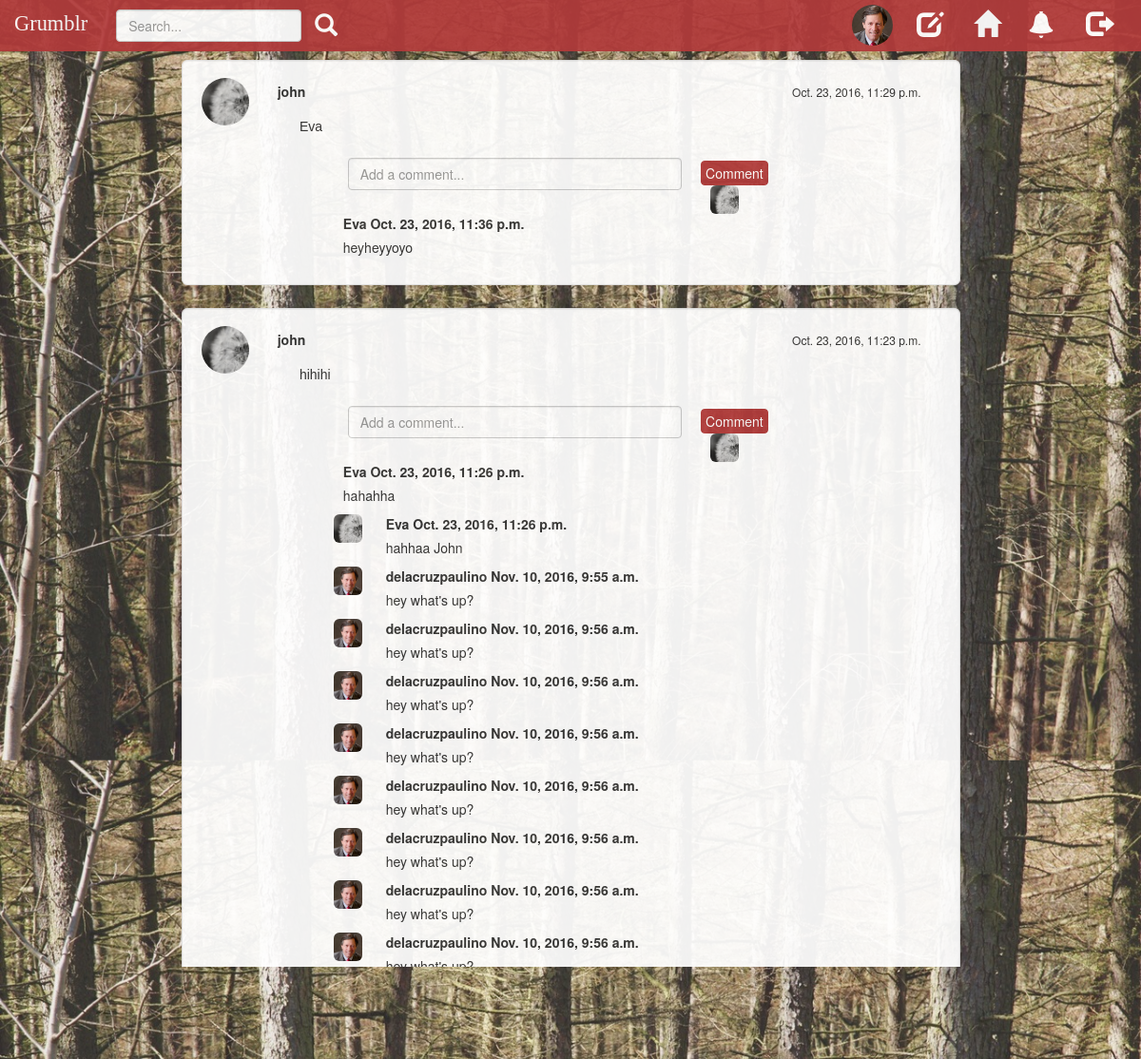
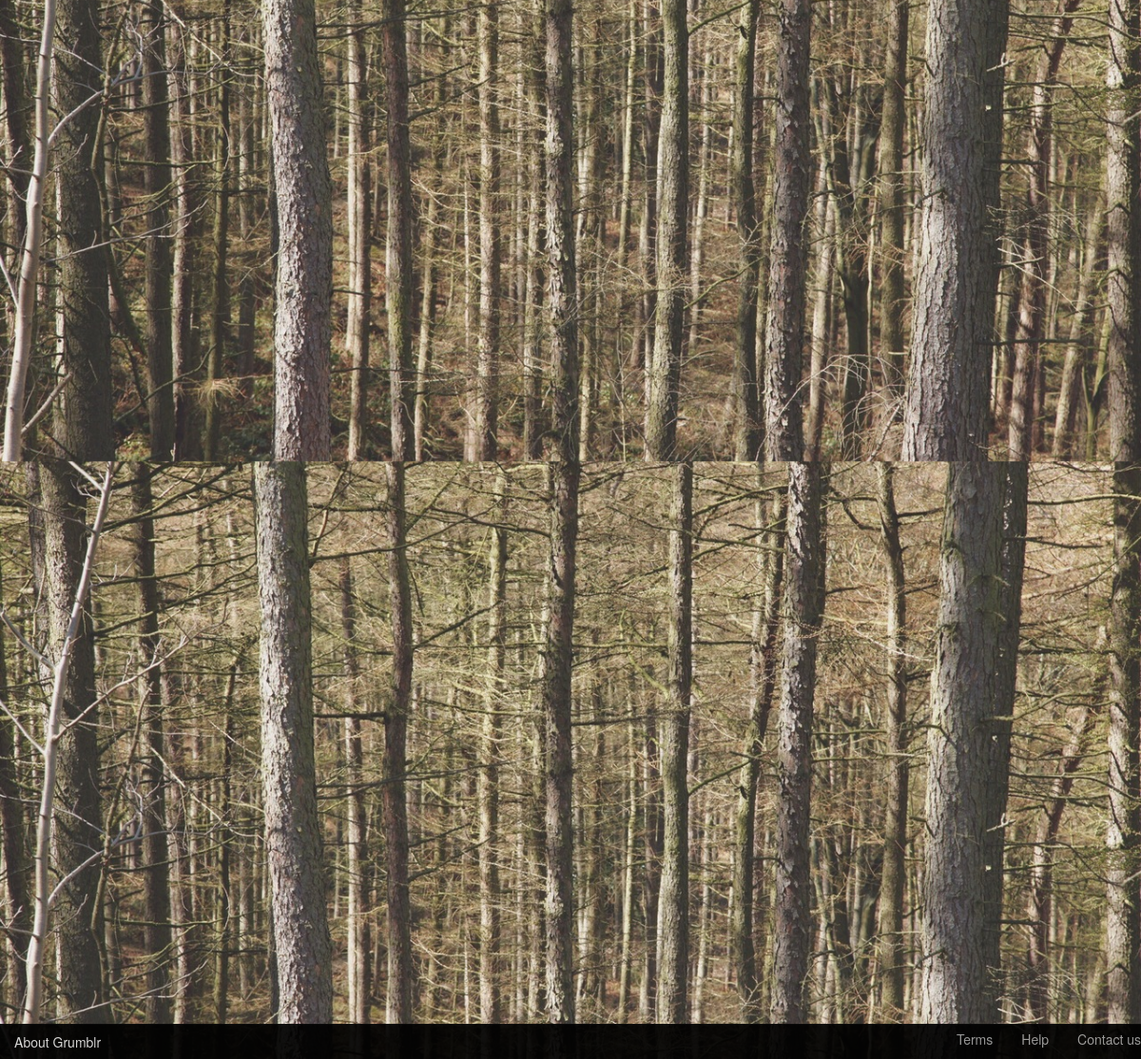
Screenshot of /followStream (signed in) with the database file from the repository (2 pictures, top to bottom).
### grumblr/models.py (models this page shows, shortened)
class Profile(models.Model):
    user = models.OneToOneField(
        User,
        on_delete=models.CASCADE,
        primary_key=True,
    )
    age = models.IntegerField(default=0,blank=True)
    bio = models.CharField(max_length=420, default='0',blank=True)
    picture = models.ImageField(upload_to="user-photos/",default='no-img.jpg',blank=True)
    follows = models.ManyToManyField('Profile', related_name='followed_by', symmetrical=False)

class Post(models.Model):
    text = models.CharField(max_length=42)
    user = models.ForeignKey(User)
    time = models.DateTimeField(auto_now_add=True, blank=True)

class Comment(models.Model):
    user = models.ForeignKey(User, related_name='comment_by')
    post = models.ForeignKey(Post, related_name='comment_of')
    content = models.CharField(max_length=200)
    time = models.DateTimeField(auto_now_add=True, blank=True)

### grumblr/views.py (the view)
# urls.py: url(r'^followStream$', views.followStream, name='followStream'),
@login_required
def followStream(request):
    print("enter followStream")
    errors = " "
    login_user = request.user
    if request.method == "GET":
        following = login_user.profile.follows.all()
        posts = Post.objects.filter(user__profile__in=following).order_by('time').reverse()
        context = {'posts': posts, 'errors': errors}
        return render(request, 'followStream.html', context)

### templates/followStream.html (shortened to what this page needs)
{% extends "base.html" %}
{% load staticfiles %}
{% block style %}
    <link href="{% static 'css/grumblr.css' %}" rel="stylesheet">
    <link href="{% static 'css/globalStream.css' %}" rel="stylesheet">
{% endblock %}
{% block navbar_header %}
    <a href="{% url 'globalStream' %}" class="navbar-brand" href="#">Grumblr</a>
{% endblock %}
{% block navbar_right %}
    <ul class="nav navbar-nav navbar-right">
        <li>
            <div>
                <a href="{% url 'profile' user.id %}">
                    <img src="{{ user.profile.picture.url }}" class="img-circle" alt="personal icon" width="43"
                         height="43">
                </a>
            </div>
        </li>
        <li>
            <a type="button" class="btn btn-default btn-md btn-icon-left" href="{% url 'editProfile' %}">
                <span class="glyphicon glyphicon-edit" aria-hidden="true"></span>
            </a>
        </li>
        <li>
            <a type="button" class="btn btn-default btn-md btn-icon-left" href="{% url 'globalStream' %}">
                <span class="glyphicon glyphicon-home" aria-hidden="true"></span>
            </a>
        </li>
        <li>
            <button type="button" class="btn btn-default btn-md btn-icon-mid">
                <span class="glyphicon glyphicon-bell" aria-hidden="true"></span>
            </button>
        </li>
        <li>
            <a type="button" class="btn btn-default btn-md btn-icon-right" href="{% url 'userlogout' %}">
                <span class="glyphicon glyphicon-log-out" aria-hidden="true"></span>
            </a>
        </li>
    </ul>
{% endblock %}
{% block content %}
    <div id="follow_post_list">
        {% for post in posts %}
            <div id="post-{{ post.id }}" class="well post-container">
                <a href="{% url 'profile' post.user.id %}" class="post-photo">
                    <img src="{{ post.user.profile.picture.url }}" class="img-circle" alt="personal icon" width="50"
                         height="50">
                </a>
                <div class="post-name">
                    <label>{{ post.user.username }}</label>
                </div>
                <div class="post-time">
                    <p>{{ post.time }}</p>
                </div>
                <div class="post-content">
                    <p>{{ post.text }}</p>
                </div>
                <div class="comments-container">
                    <form class="comment-form" method="post">
                        <br>
                        <div class="col-sm-9">
                            <input type="text" id="comment-input-{{ post.id }}" name="content" maxlength="200"
                                   placeholder="Add a comment..." class="form-control" required/>
                        </div>
                        <input type="submit" id="comment-btn-{{ post.id }}" class="btn btn-primary btn-comment" value="Comment">
                    </form>
                    <ol id="comments-list-{{ post.id }}" class="comments-list">
                        {% for comment in post.comment_of.all %}
                            <li id="comment-{{ comment.id }}" class="comment">
                                <div class="row">
                                    <div id="comment-userprofile" class="col-sm-1">
                                        <a href="{% url 'profile' comment.user.id %}" class="comment-photo">
                                            <img src="{{ comment.user.profile.picture.url }}" class="img-rounded"
                                                 alt="personal icon" width="30" height="30">
                                        </a>
                                    </div>
                                    <div class="col-sm-10 comment-text">
                                        <span><label id="comment-username">{{ comment.user.username }}</label></span>
                                        <span><label id="comment-time">{{ comment.time }}</label></span>
                                        <p id="comment-content">{{ comment.content }}</p>
                                    </div>
                                </div>
                            </li>
                        {% endfor %}
                    </ol>
                    <br>
                </div>
            </div>
        {% endfor %}
    </div>
{% endblock %}

### static/css/grumblr.css (style rules this page uses)
body { padding-top: 40px; padding-bottom: 40px; background-color: #eee; }
.navbar-nav > li > a { padding-top: 5px !important; padding-bottom: 5px !important; }
.navbar-brand { color: white !important; font-size: 1.6em !important; font-family: 'Comic Sans MS' !important; }
.comments-container { text-align: left; overflow: hidden; position: relative; z-index: 1; padding-left: 2%; padding-right: 2%; width: 70%; margin-left: 15%; margin-right: 15%; margin-top: 3%; }

### static/css/globalStream.css (style rules this page uses)
body { background-image: url(../images/background.jpg); background-size: cover; height: 680px; opacity: 0.93; }
.img-circle { margin-top: 10%; margin-right: 10px; }
.btn-icon-left { background-color: transparent; border: none; outline: none; margin-top: 10%; margin-right: 2px; }
.btn-icon-mid { background-color: transparent; border: none; outline: none; margin-top: 10%; margin-right: 6px; }
.btn-icon-right { background-color: transparent; border: none; outline: none; margin-top: 6%; margin-right: 30px; }
.glyphicon-bell { color: white !important; font-size: 2em !important; }
.glyphicon-log-out { color: white !important; font-size: 2em !important; }
.glyphicon-edit { color: white !important; font-size: 2em !important; }
.glyphicon-home { color: white !important; font-size: 2em !important; }
.post-container { text-align: left; overflow: hidden; position: relative; background-color: white; border-radius: 6px; z-index: 1; background-size: cover; padding-left: 2%; padding-right: 2%; width: 70%; margin-left: 15%; margin-right: 15%; margin-top: 2%; }
.post-photo { position: absolute; z-index: 1; top: 12px; left: 50px; transform: translate(-50%, 0); }
.post-name { position: absolute; z-index: 1; top: 22px; left: 115px; transform: translate(-50%, 0); }
.post-time { position: absolute; z-index: 1; top: 24px; right: 40px; font-size: 12px; }
.post-content { position: relative; z-index: 1; top: 40px; left: 100px; right: 25px; font-family: "Arial"; font-weight: lighter !important; }
.comments-container { position: relative; z-index: 1; top: 20px; left: 5px; right: 5px; }
.btn-comment { background: #B13B3B; padding: 2px 4px; border: 1px solid #B13B3B; color: white; margin-left: 5px; margin-top: 3px; }
.comments-list { padding: 0; margin: 0; list-style-type: none; }
.comment { position: relative; }
.comment-text { position: relative; left: 10px; }

### rows the page displays
Post: user.profile.picture (placeholder picture), user.username "john", time "Oct. 23, 2016, 11:29 p.m.", text "Eva"
Comment: user.profile.picture (placeholder picture), user.username "Eva", time "Oct. 23, 2016, 11:36 p.m.", content "heyheyyoyo"
Post: user.profile.picture (placeholder picture), user.username "john", time "Oct. 23, 2016, 11:23 p.m.", text "hihihi"
Comment: user.profile.picture (placeholder picture), user.username "Eva", time "Oct. 23, 2016, 11:26 p.m.", content "hahahha"
Comment: user.profile.picture (placeholder picture), user.username "Eva", time "Oct. 23, 2016, 11:26 p.m.", content "hahhaa John"
Comment: user.profile.picture (picture), user.username "delacruzpaulino", time "Nov. 10, 2016, 9:55 a.m.", content "hey what's up?"
Comment: user.profile.picture (picture), user.username "delacruzpaulino", time "Nov. 10, 2016, 9:56 a.m.", content "hey what's up?"
Comment: user.profile.picture (picture), user.username "delacruzpaulino", time "Nov. 10, 2016, 9:56 a.m.", content "hey what's up?"
Comment: user.profile.picture (picture), user.username "delacruzpaulino", time "Nov. 10, 2016, 9:56 a.m.", content "hey what's up?"
Comment: user.profile.picture (picture), user.username "delacruzpaulino", time "Nov. 10, 2016, 9:56 a.m.", content "hey what's up?"
Comment: user.profile.picture (picture), user.username "delacruzpaulino", time "Nov. 10, 2016, 9:56 a.m.", content "hey what's up?"
Comment: user.profile.picture (picture), user.username "delacruzpaulino", time "Nov. 10, 2016, 9:56 a.m.", content "hey what's up?"
Comment: user.profile.picture (picture), user.username "delacruzpaulino", time "Nov. 10, 2016, 9:56 a.m.", content "hey what's up?"
Comment: user.profile.picture (picture), user.username "delacruzpaulino", time "Nov. 10, 2016, 9:56 a.m.", content "hey what's up?"
Post: user.profile.picture (placeholder picture), user.username "john", time "Oct. 23, 2016, 11:19 p.m.", text "Ohoohoh I recovered!"
Comment: user.profile.picture (placeholder picture), user.username "Eva", time "Oct. 23, 2016, 11:22 p.m.", content "Congrats! John"
Post: user.profile.picture (placeholder picture), user.username "john", time "Oct. 23, 2016, 11:17 p.m.", text "today is a nice day!!"
Comment: user.profile.picture (placeholder picture), user.username "Eva", time "Oct. 23, 2016, 11:22 p.m.", content "yeah! no rains!"
Post: user.profile.picture (placeholder picture), user.username "john", time "Oct. 23, 2016, 11:15 p.m.", text "hi this is my first post"
Comment: user.profile.picture (placeholder picture), user.username "john", time "Oct. 23, 2016, 11:16 p.m.", content "hello everyone"
Comment: user.profile.picture (placeholder picture), user.username "john", time "Oct. 23, 2016, 11:16 p.m.", content "hello everyone"
Post: user.profile.picture (placeholder picture), user.username "john", time "Oct. 23, 2016, 11:14 p.m.", text "11"
Comment: user.profile.picture (placeholder picture), user.username "john", time "Oct. 23, 2016, 11:14 p.m.", content "22"
